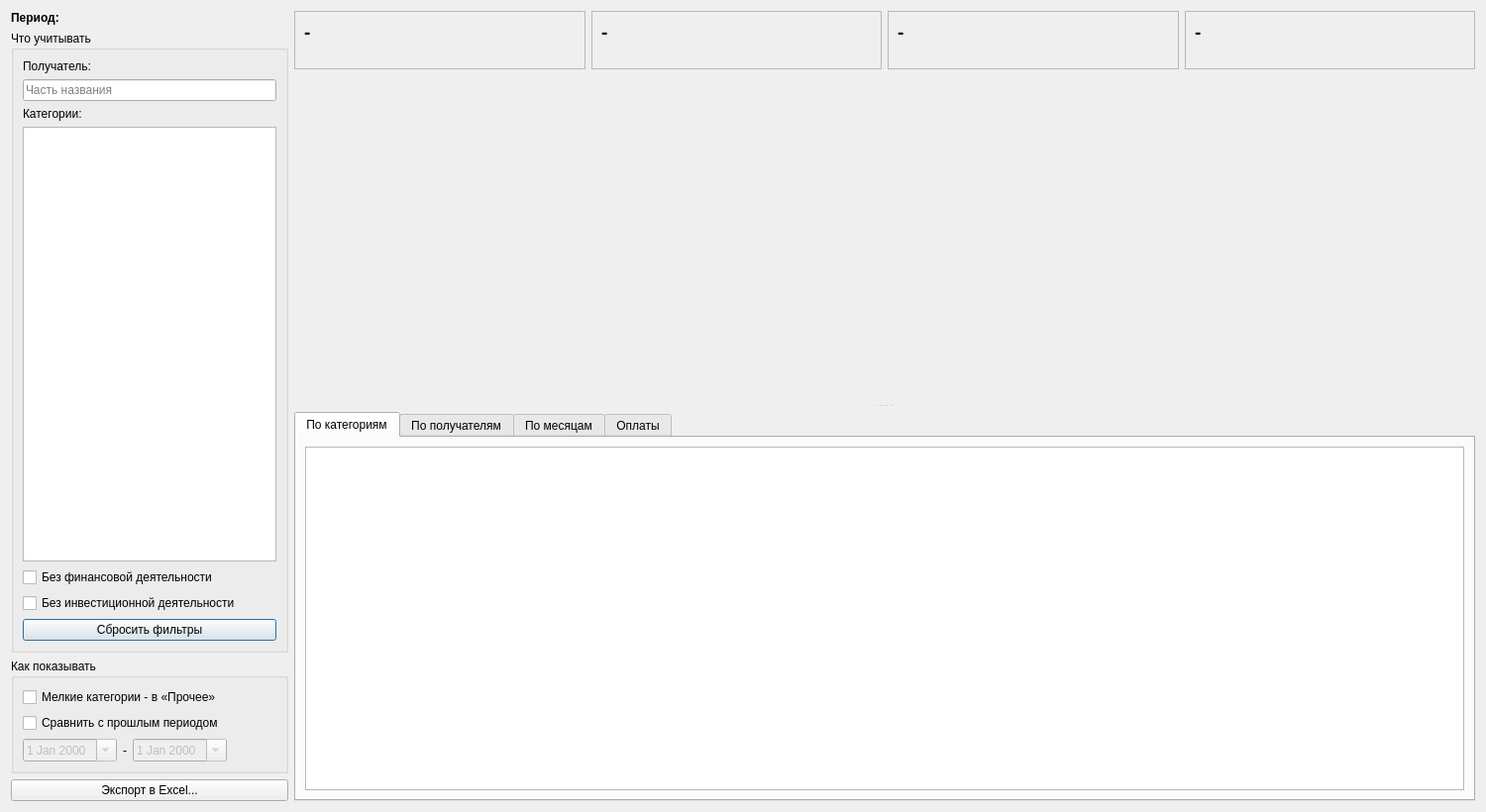
<?xml version="1.0" encoding="UTF-8"?>
<ui version="4.0">
 <class>ExpensesDialog</class>
 <widget class="QDialog" name="ExpensesDialog">
  <property name="geometry">
   <rect>
    <x>0</x>
    <y>0</y>
    <width>1500</width>
    <height>820</height>
   </rect>
  </property>
  <property name="windowTitle">
   <string>Отчет - Структура расходов</string>
  </property>
  <layout class="QHBoxLayout" name="horizontalLayout" stretch="0,1">
   <item>
    <layout class="QVBoxLayout" name="verticalLayout_filters">
     <item>
      <widget class="QLabel" name="label_period">
       <property name="font">
        <font>
         <bold>true</bold>
        </font>
       </property>
       <property name="maximumSize">
        <size>
         <width>260</width>
         <height>16777215</height>
        </size>
       </property>
       <property name="text">
        <string>Период:</string>
       </property>
       <property name="wordWrap">
        <bool>true</bool>
       </property>
      </widget>
     </item>
     <item>
      <widget class="QGroupBox" name="gb_filters">
       <property name="title">
        <string>Что учитывать</string>
       </property>
       <layout class="QVBoxLayout" name="verticalLayout_gb_filters">
        <item>
         <widget class="QLabel" name="label_receiver">
          <property name="text">
           <string>Получатель:</string>
          </property>
         </widget>
        </item>
        <item>
         <widget class="QLineEdit" name="le_receiver">
          <property name="placeholderText">
           <string>Часть названия</string>
          </property>
          <property name="clearButtonEnabled">
           <bool>true</bool>
          </property>
         </widget>
        </item>
        <item>
         <widget class="QLabel" name="label_categories">
          <property name="text">
           <string>Категории:</string>
          </property>
         </widget>
        </item>
        <item>
         <widget class="QListWidget" name="lw_categories">
          <property name="minimumSize">
           <size>
            <width>250</width>
            <height>0</height>
           </size>
          </property>
          <property name="horizontalScrollBarPolicy">
           <enum>Qt::ScrollBarPolicy::ScrollBarAlwaysOff</enum>
          </property>
          <property name="selectionMode">
           <enum>QAbstractItemView::SelectionMode::MultiSelection</enum>
          </property>
         </widget>
        </item>
        <item>
         <widget class="QCheckBox" name="cb_skip_finance">
          <property name="text">
           <string>Без финансовой деятельности</string>
          </property>
         </widget>
        </item>
        <item>
         <widget class="QCheckBox" name="cb_skip_investment">
          <property name="text">
           <string>Без инвестиционной деятельности</string>
          </property>
         </widget>
        </item>
        <item>
         <widget class="QPushButton" name="pb_reset">
          <property name="text">
           <string>Сбросить фильтры</string>
          </property>
         </widget>
        </item>
       </layout>
      </widget>
     </item>
     <item>
      <widget class="QGroupBox" name="gb_view">
       <property name="title">
        <string>Как показывать</string>
       </property>
       <layout class="QVBoxLayout" name="verticalLayout_gb_view">
        <item>
         <widget class="QCheckBox" name="cb_merge_small">
          <property name="text">
           <string>Мелкие категории - в «Прочее»</string>
          </property>
         </widget>
        </item>
        <item>
         <widget class="QCheckBox" name="cb_compare">
          <property name="text">
           <string>Сравнить с прошлым периодом</string>
          </property>
         </widget>
        </item>
        <item>
         <layout class="QHBoxLayout" name="horizontalLayout_previous">
          <item>
           <widget class="QDateEdit" name="de_prev_start">
            <property name="enabled">
             <bool>false</bool>
            </property>
            <property name="calendarPopup">
             <bool>true</bool>
            </property>
           </widget>
          </item>
          <item>
           <widget class="QLabel" name="label_previous_dash">
            <property name="text">
             <string>-</string>
            </property>
           </widget>
          </item>
          <item>
           <widget class="QDateEdit" name="de_prev_end">
            <property name="enabled">
             <bool>false</bool>
            </property>
            <property name="calendarPopup">
             <bool>true</bool>
            </property>
           </widget>
          </item>
          <item>
           <spacer name="horizontalSpacer_previous">
            <property name="orientation">
             <enum>Qt::Orientation::Horizontal</enum>
            </property>
            <property name="sizeHint" stdset="0">
             <size>
              <width>0</width>
              <height>0</height>
             </size>
            </property>
           </spacer>
          </item>
         </layout>
        </item>
       </layout>
      </widget>
     </item>
     <item>
      <widget class="QPushButton" name="pb_export">
       <property name="text">
        <string>Экспорт в Excel...</string>
       </property>
      </widget>
     </item>
    </layout>
   </item>
   <item>
    <layout class="QVBoxLayout" name="verticalLayout">
     <item>
      <layout class="QHBoxLayout" name="horizontalLayout_kpi">
       <item>
        <widget class="QFrame" name="fr_kpi1">
         <property name="frameShape">
          <enum>QFrame::Shape::StyledPanel</enum>
         </property>
         <layout class="QVBoxLayout" name="verticalLayout_kpi1">
          <property name="spacing">
           <number>2</number>
          </property>
          <item>
           <widget class="QLabel" name="lb_kpi1_value">
            <property name="font">
             <font>
              <pointsize>14</pointsize>
              <bold>true</bold>
             </font>
            </property>
            <property name="text">
             <string>-</string>
            </property>
            <property name="wordWrap">
             <bool>true</bool>
            </property>
           </widget>
          </item>
          <item>
           <widget class="QLabel" name="lb_kpi1_caption">
            <property name="text">
             <string/>
            </property>
            <property name="wordWrap">
             <bool>true</bool>
            </property>
            <property name="alignment">
             <set>Qt::AlignmentFlag::AlignLeading|Qt::AlignmentFlag::AlignLeft|Qt::AlignmentFlag::AlignTop</set>
            </property>
           </widget>
          </item>
         </layout>
        </widget>
       </item>
       <item>
        <widget class="QFrame" name="fr_kpi2">
         <property name="frameShape">
          <enum>QFrame::Shape::StyledPanel</enum>
         </property>
         <layout class="QVBoxLayout" name="verticalLayout_kpi2">
          <property name="spacing">
           <number>2</number>
          </property>
          <item>
           <widget class="QLabel" name="lb_kpi2_value">
            <property name="font">
             <font>
              <pointsize>14</pointsize>
              <bold>true</bold>
             </font>
            </property>
            <property name="text">
             <string>-</string>
            </property>
            <property name="wordWrap">
             <bool>true</bool>
            </property>
           </widget>
          </item>
          <item>
           <widget class="QLabel" name="lb_kpi2_caption">
            <property name="text">
             <string/>
            </property>
            <property name="wordWrap">
             <bool>true</bool>
            </property>
            <property name="alignment">
             <set>Qt::AlignmentFlag::AlignLeading|Qt::AlignmentFlag::AlignLeft|Qt::AlignmentFlag::AlignTop</set>
            </property>
           </widget>
          </item>
         </layout>
        </widget>
       </item>
       <item>
        <widget class="QFrame" name="fr_kpi3">
         <property name="frameShape">
          <enum>QFrame::Shape::StyledPanel</enum>
         </property>
         <layout class="QVBoxLayout" name="verticalLayout_kpi3">
          <property name="spacing">
           <number>2</number>
          </property>
          <item>
           <widget class="QLabel" name="lb_kpi3_value">
            <property name="font">
             <font>
              <pointsize>14</pointsize>
              <bold>true</bold>
             </font>
            </property>
            <property name="text">
             <string>-</string>
            </property>
            <property name="wordWrap">
             <bool>true</bool>
            </property>
           </widget>
          </item>
          <item>
           <widget class="QLabel" name="lb_kpi3_caption">
            <property name="text">
             <string/>
            </property>
            <property name="wordWrap">
             <bool>true</bool>
            </property>
            <property name="alignment">
             <set>Qt::AlignmentFlag::AlignLeading|Qt::AlignmentFlag::AlignLeft|Qt::AlignmentFlag::AlignTop</set>
            </property>
           </widget>
          </item>
         </layout>
        </widget>
       </item>
       <item>
        <widget class="QFrame" name="fr_kpi4">
         <property name="frameShape">
          <enum>QFrame::Shape::StyledPanel</enum>
         </property>
         <layout class="QVBoxLayout" name="verticalLayout_kpi4">
          <property name="spacing">
           <number>2</number>
          </property>
          <item>
           <widget class="QLabel" name="lb_kpi4_value">
            <property name="font">
             <font>
              <pointsize>14</pointsize>
              <bold>true</bold>
             </font>
            </property>
            <property name="text">
             <string>-</string>
            </property>
            <property name="wordWrap">
             <bool>true</bool>
            </property>
           </widget>
          </item>
          <item>
           <widget class="QLabel" name="lb_kpi4_caption">
            <property name="text">
             <string/>
            </property>
            <property name="wordWrap">
             <bool>true</bool>
            </property>
            <property name="alignment">
             <set>Qt::AlignmentFlag::AlignLeading|Qt::AlignmentFlag::AlignLeft|Qt::AlignmentFlag::AlignTop</set>
            </property>
           </widget>
          </item>
         </layout>
        </widget>
       </item>
      </layout>
     </item>
     <item>
      <widget class="QSplitter" name="spl_report">
       <property name="handleWidth">
        <number>12</number>
       </property>
       <property name="orientation">
        <enum>Qt::Orientation::Vertical</enum>
       </property>
       <property name="childrenCollapsible">
        <bool>false</bool>
       </property>
       <widget class="QScrollArea" name="sa_chart">
        <property name="minimumSize">
         <size>
          <width>0</width>
          <height>200</height>
         </size>
        </property>
        <property name="frameShape">
         <enum>QFrame::Shape::NoFrame</enum>
        </property>
        <property name="widgetResizable">
         <bool>true</bool>
        </property>
        <widget class="QWidget" name="scrollAreaWidgetContents"/>
       </widget>
       <widget class="QTabWidget" name="tw_report">
        <property name="currentIndex">
         <number>0</number>
        </property>
        <widget class="QWidget" name="tab_categories">
         <attribute name="title">
          <string>По категориям</string>
         </attribute>
         <layout class="QVBoxLayout" name="verticalLayout_2">
          <item>
           <widget class="QTableWidget" name="tbl_categories">
            <property name="editTriggers">
             <set>QAbstractItemView::EditTrigger::NoEditTriggers</set>
            </property>
            <property name="alternatingRowColors">
             <bool>true</bool>
            </property>
            <property name="selectionBehavior">
             <enum>QAbstractItemView::SelectionBehavior::SelectRows</enum>
            </property>
            <attribute name="verticalHeaderVisible">
             <bool>false</bool>
            </attribute>
           </widget>
          </item>
         </layout>
        </widget>
        <widget class="QWidget" name="tab_receivers">
         <attribute name="title">
          <string>По получателям</string>
         </attribute>
         <layout class="QVBoxLayout" name="verticalLayout_3">
          <item>
           <widget class="QTableWidget" name="tbl_receivers">
            <property name="editTriggers">
             <set>QAbstractItemView::EditTrigger::NoEditTriggers</set>
            </property>
            <property name="alternatingRowColors">
             <bool>true</bool>
            </property>
            <property name="selectionBehavior">
             <enum>QAbstractItemView::SelectionBehavior::SelectRows</enum>
            </property>
            <attribute name="verticalHeaderVisible">
             <bool>false</bool>
            </attribute>
           </widget>
          </item>
         </layout>
        </widget>
        <widget class="QWidget" name="tab_months">
         <attribute name="title">
          <string>По месяцам</string>
         </attribute>
         <layout class="QVBoxLayout" name="verticalLayout_4">
          <item>
           <widget class="QSplitter" name="spl_months">
            <property name="orientation">
             <enum>Qt::Orientation::Horizontal</enum>
            </property>
            <property name="childrenCollapsible">
             <bool>false</bool>
            </property>
            <widget class="QWidget" name="wdg_months" native="true">
             <property name="minimumSize">
              <size>
               <width>300</width>
               <height>0</height>
              </size>
             </property>
            </widget>
            <widget class="QTableWidget" name="tbl_months">
             <property name="minimumSize">
              <size>
               <width>260</width>
               <height>0</height>
              </size>
             </property>
             <property name="editTriggers">
              <set>QAbstractItemView::EditTrigger::NoEditTriggers</set>
             </property>
             <property name="alternatingRowColors">
              <bool>true</bool>
             </property>
             <property name="selectionBehavior">
              <enum>QAbstractItemView::SelectionBehavior::SelectRows</enum>
             </property>
             <attribute name="verticalHeaderVisible">
              <bool>false</bool>
             </attribute>
            </widget>
           </widget>
          </item>
         </layout>
        </widget>
        <widget class="QWidget" name="tab_payments">
         <attribute name="title">
          <string>Оплаты</string>
         </attribute>
         <layout class="QVBoxLayout" name="verticalLayout_5">
          <item>
           <widget class="QTableWidget" name="tbl_payments">
            <property name="editTriggers">
             <set>QAbstractItemView::EditTrigger::NoEditTriggers</set>
            </property>
            <property name="alternatingRowColors">
             <bool>true</bool>
            </property>
            <property name="selectionBehavior">
             <enum>QAbstractItemView::SelectionBehavior::SelectRows</enum>
            </property>
            <attribute name="verticalHeaderVisible">
             <bool>false</bool>
            </attribute>
           </widget>
          </item>
         </layout>
        </widget>
       </widget>
      </widget>
     </item>
    </layout>
   </item>
  </layout>
 </widget>
 <tabstops>
  <tabstop>le_receiver</tabstop>
  <tabstop>lw_categories</tabstop>
  <tabstop>cb_skip_finance</tabstop>
  <tabstop>cb_skip_investment</tabstop>
  <tabstop>pb_reset</tabstop>
  <tabstop>cb_merge_small</tabstop>
  <tabstop>cb_compare</tabstop>
  <tabstop>de_prev_start</tabstop>
  <tabstop>de_prev_end</tabstop>
  <tabstop>pb_export</tabstop>
  <tabstop>tw_report</tabstop>
  <tabstop>tbl_categories</tabstop>
  <tabstop>tbl_receivers</tabstop>
  <tabstop>tbl_months</tabstop>
  <tabstop>tbl_payments</tabstop>
 </tabstops>
 <resources/>
 <connections/>
</ui>
